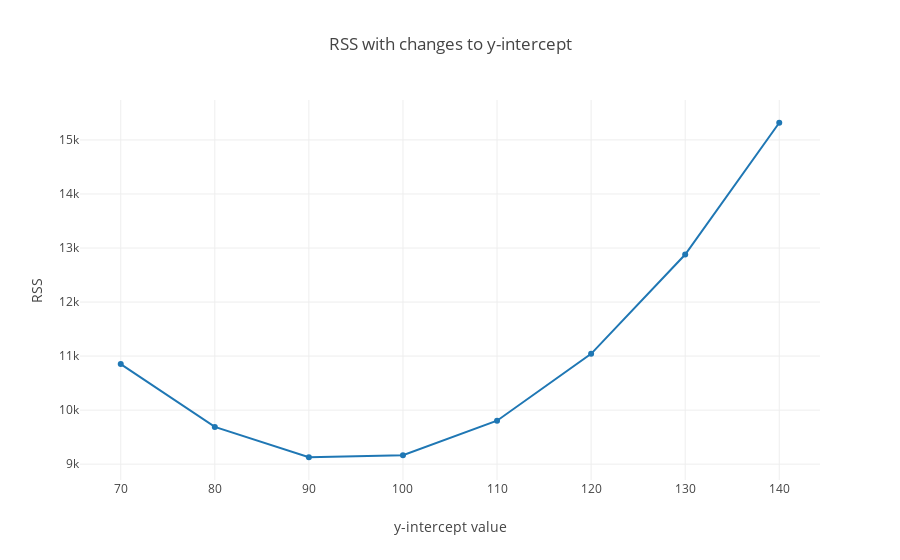

The notebook cell this image was saved under:
### Markdown cell above
We quantify the accuracy of the regression line by squaring all of the errors (to eliminate negative values) and adding these squares together to get our residual sum of squares (RSS).  Armed with a number that describes the line's accuracy (or goodness of fit), we iteratively try new regression lines by adjusting our y-intercept value, $b$, or slope value, $m$, and then comparing these RSS values.  By finding the values $m$ and $b$ that minimize the RSS, we can find our "best fit line".  

In our cost function below, you can see the sequential values of $b$ and the related RSS values (given a constant value $m$).

### Code cell
import plotly
from plotly.offline import init_notebook_mode, iplot
# from graph import m_b_trace, trace_values, plot, build_layout --> write it again to avoid errors

def m_b_data(m, b, x_values):
    y_values = list(map(lambda x: m*x + b, x_values))
    return {'x': x_values, 'y': y_values}

def m_b_trace(m, b, x_values, mode = 'lines+markers', name = 'line function'):
    values = m_b_data(m, b, x_values)
    values.update({'mode': mode, 'name': name})
    return values

def trace_values(x_values, y_values, mode = 'markers', name="data", text = []):
    return {'x': x_values, 'y': y_values, 'mode': mode, 'name': name, 'text': text}

def plot(traces, layout = {}):
    if not isinstance(traces, list): raise TypeError('first argument must be a list.  Instead is', traces)
    plotly.offline.iplot({'data': traces, 'layout': layout})

def build_layout(x_range = None, y_range = None, options = {}):
    layout = {}
    if isinstance(x_range, list): layout.update({'xaxis': {'range': x_range}})
    if isinstance(y_range, list): layout.update({'yaxis': {'range': y_range}})
    layout.update(options)
    return layout

init_notebook_mode(connected=True)
b_values = list(range(70, 150, 10))
rss = [10852, 9690, 9128, 9166, 9804, 11042, 12880, 15318]

layout = build_layout(options = {'title': 'RSS with changes to y-intercept', 'xaxis': {'title': 'y-intercept value'}, 'yaxis': {'title': 'RSS'}})
cost_curve_trace = trace_values(b_values, rss, mode="lines+markers")
plot([cost_curve_trace], layout)

### Figure 1 — Plotly figure (JSON) as saved in the notebook; plotly's stock layout.template omitted (floating-point values rounded to 4 significant figures)
{"data": [{"mode": "lines+markers", "name": "data", "text": [], "type": "scatter", "uid": "8dfc942e-b1a3-11e8-a80c-086d41e3715a", "x": [70, 80, 90, 100, 110, 120, 130, 140], "y": [10852, 9690, 9128, 9166, 9804, 11042, 12880, 15318]}], "layout": {"title": "RSS with changes to y-intercept", "xaxis": {"title": "y-intercept value"}, "yaxis": {"title": "RSS"}}}
